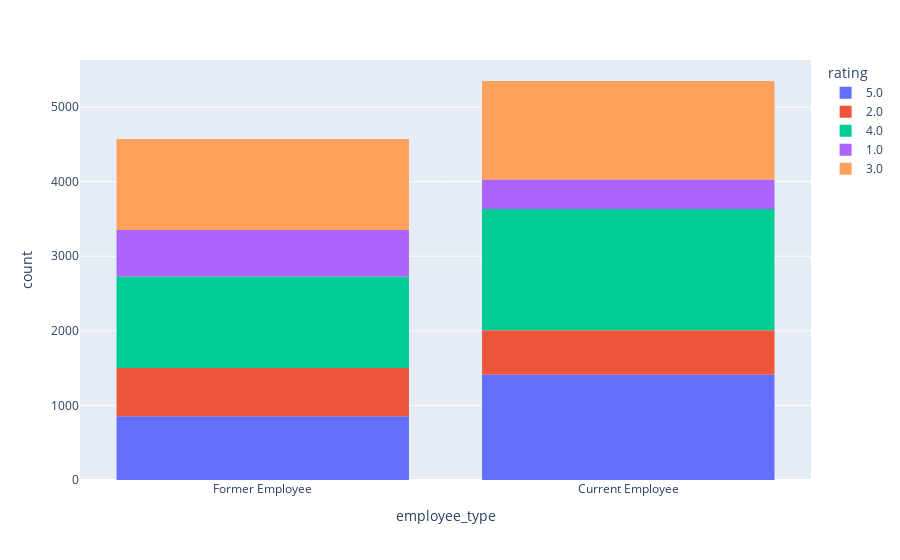

Notebook code for this chart:
### Markdown cell above
#### Employee type vs rating

### Code cell
px.histogram(walmart_df, x="employee_type", color="rating")

### Figure 1 — Plotly figure (JSON) as saved in the notebook; plotly's stock layout.template omitted (floating-point values rounded to 4 significant figures; data arrays with more than 128 entries replaced by an {"elided": "..."} marker saying what was removed)
{"data": [{"alignmentgroup": "True", "bingroup": "x", "hovertemplate": "rating=5.0<br>employee_type=%{x}<br>count=%{y}<extra></extra>", "legendgroup": "5.0", "marker": {"color": "#636efa", "pattern": {"shape": ""}}, "name": "5.0", "offsetgroup": "5.0", "orientation": "v", "showlegend": true, "type": "histogram", "x": {"elided": "2269 str values"}, "xaxis": "x", "yaxis": "y"}, {"alignmentgroup": "True", "bingroup": "x", "hovertemplate": "rating=2.0<br>employee_type=%{x}<br>count=%{y}<extra></extra>", "legendgroup": "2.0", "marker": {"color": "#EF553B", "pattern": {"shape": ""}}, "name": "2.0", "offsetgroup": "2.0", "orientation": "v", "showlegend": true, "type": "histogram", "x": {"elided": "1241 str values"}, "xaxis": "x", "yaxis": "y"}, {"alignmentgroup": "True", "bingroup": "x", "hovertemplate": "rating=4.0<br>employee_type=%{x}<br>count=%{y}<extra></extra>", "legendgroup": "4.0", "marker": {"color": "#00cc96", "pattern": {"shape": ""}}, "name": "4.0", "offsetgroup": "4.0", "orientation": "v", "showlegend": true, "type": "histogram", "x": {"elided": "2851 str values"}, "xaxis": "x", "yaxis": "y"}, {"alignmentgroup": "True", "bingroup": "x", "hovertemplate": "rating=1.0<br>employee_type=%{x}<br>count=%{y}<extra></extra>", "legendgroup": "1.0", "marker": {"color": "#ab63fa", "pattern": {"shape": ""}}, "name": "1.0", "offsetgroup": "1.0", "orientation": "v", "showlegend": true, "type": "histogram", "x": {"elided": "1020 str values"}, "xaxis": "x", "yaxis": "y"}, {"alignmentgroup": "True", "bingroup": "x", "hovertemplate": "rating=3.0<br>employee_type=%{x}<br>count=%{y}<extra></extra>", "legendgroup": "3.0", "marker": {"color": "#FFA15A", "pattern": {"shape": ""}}, "name": "3.0", "offsetgroup": "3.0", "orientation": "v", "showlegend": true, "type": "histogram", "x": {"elided": "2539 str values"}, "xaxis": "x", "yaxis": "y"}], "layout": {"barmode": "relative", "legend": {"title": {"text": "rating"}, "tracegroupgap": 0}, "margin": {"t": 60}, "xaxis": {"anchor": "y", "domain": [0, 1], "title": {"text": "employee_type"}}, "yaxis": {"anchor": "x", "domain": [0, 1], "title": {"text": "count"}}}}
